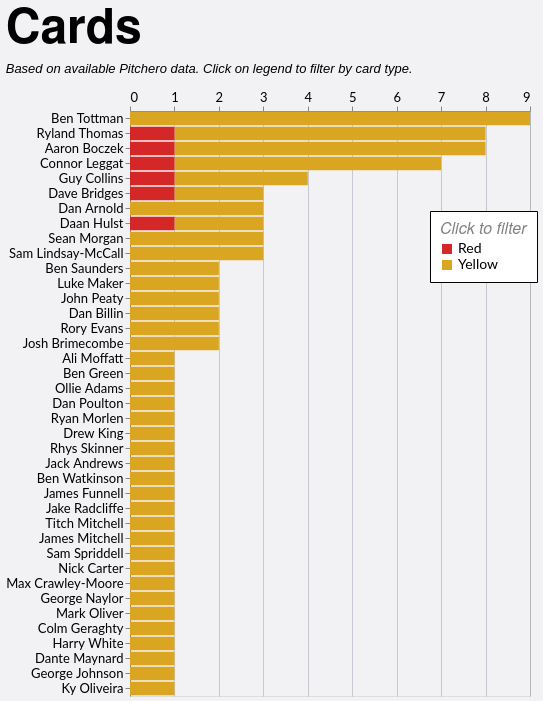

Specify this chart in Vega-Lite:
### Vega-Lite specification from a JSON file in a GitHub repository (floating-point values rounded to 4 significant figures)
{"config": {"axis": {"labelFont": "Lato, sans-serif", "titleFont": "PT Sans Narrow, Helvetica Neue, Helvetica, Arial, sans-serif", "labelFontSize": 13, "titleFontSize": 24, "gridColor": "#202947", "gridOpacity": 0.2}, "header": {"labelFont": "PT Sans Narrow, Helvetica Neue, Helvetica, Arial, sans-serif", "titleFont": "PT Sans Narrow, Helvetica Neue, Helvetica, Arial, sans-serif", "labelFontSize": 24, "titleFontSize": 28, "labelFontWeight": "bold", "orient": "left"}, "legend": {"labelFont": "Lato, sans-serif", "titleFont": "PT Sans Narrow, Helvetica Neue, Helvetica, Arial, sans-serif", "labelFontSize": 14, "titleFontSize": 16, "titlePadding": 5, "fillColor": "white", "strokeColor": "black", "padding": 10, "titleFontWeight": "lighter", "titleFontStyle": "italic", "titleColor": "gray", "offset": 10}, "title": {"font": "PT Sans Narrow, Helvetica Neue, Helvetica, Arial, sans-serif", "fontSize": 48, "fontWeight": "bold", "anchor": "start", "align": "center", "titlePadding": 20, "subtitlePadding": 10, "subtitleFontSize": 13, "subtitleColor": "", "subtitleFontStyle": "italic", "offset": 15, "color": "black"}, "axisX": {"labelAngle": 0}, "facet": {"title": null, "header": null, "align": {"row": "each", "column": "each"}}, "resolve": {"scale": {"y": "independent", "facet": "independent"}}, "background": "#f2f1f4"}, "data": {"name": "data-6cf9548247d4d657df05c4b80632004f"}, "mark": {"type": "bar"}, "encoding": {"color": {"field": "event", "legend": {"legendX": 300, "legendY": 100, "orient": "none", "title": "Click to filter"}, "scale": {"domain": ["Red", "Yellow"], "range": ["#d62728", "goldenrod"]}, "type": "nominal"}, "tooltip": [{"field": "player", "title": "Player", "type": "nominal"}, {"field": "event", "title": "Card Type", "type": "nominal"}, {"aggregate": "sum", "field": "count", "title": "Cards", "type": "quantitative"}, {"aggregate": "sum", "field": "A", "title": "Games", "type": "quantitative"}], "x": {"aggregate": "sum", "axis": {"format": "d", "orient": "top", "title": null}, "field": "count", "type": "quantitative"}, "y": {"field": "player", "sort": "-x", "title": null, "type": "nominal"}}, "height": {"step": 15}, "title": {"text": "Cards", "subtitle": "Based on available Pitchero data. Click on legend to filter by card type."}, "width": 400, "$schema": "https://vega.github.io/schema/vega-lite/v5.20.1.json", "datasets": {"data-6cf9548247d4d657df05c4b80632004f": [{"player": "Ali Moffatt", "season": "2025/26", "squad": "1st", "player_join": "A Moffatt", "A": 4, "event": "Yellow", "count": 1}, {"player": "Ben Green", "season": "2024/25", "squad": "2nd", "player_join": "B Green", "A": 13, "event": "Yellow", "count": 1}, {"player": "Dave Bridges", "season": "2023/24", "squad": "1st", "player_join": "D Bridges", "A": 17, "event": "Yellow", "count": 1}, {"player": "Dave Bridges", "season": "2022/23", "squad": "1st", "player_join": "D Bridges", "A": 15, "event": "Yellow", "count": 1}, {"player": "Dave Bridges", "season": "2023/24", "squad": "1st", "player_join": "D Bridges", "A": 17, "event": "Red", "count": 1}, {"player": "Ollie Adams", "season": "2023/24", "squad": "2nd", "player_join": "O Adams", "A": 1, "event": "Yellow", "count": 1}, {"player": "Connor Leggat", "season": "2024/25", "squad": "1st", "player_join": "C Leggat", "A": 11, "event": "Yellow", "count": 3}, {"player": "Ryland Thomas", "season": "2022/23", "squad": "2nd", "player_join": "R Thomas", "A": 4, "event": "Yellow", "count": 1}, {"player": "Connor Leggat", "season": "2022/23", "squad": "1st", "player_join": "C Leggat", "A": 9, "event": "Yellow", "count": 1}, {"player": "Ryland Thomas", "season": "2024/25", "squad": "1st", "player_join": "R Thomas", "A": 18, "event": "Yellow", "count": 1}, {"player": "Connor Leggat", "season": "2019/20", "squad": "1st", "player_join": "C Leggat", "A": 11, "event": "Yellow", "count": 1}, {"player": "Ryland Thomas", "season": "2024/25", "squad": "1st", "player_join": "R Thomas", "A": 18, "event": "Red", "count": 1}, {"player": "Connor Leggat", "season": "2018/19", "squad": "1st", "player_join": "C Leggat", "A": 13, "event": "Yellow", "count": 1}, {"player": "Ryland Thomas", "season": "2023/24", "squad": "1st", "player_join": "R Thomas", "A": 25, "event": "Yellow", "count": 3}, {"player": "Connor Leggat", "season": "2022/23", "squad": "1st", "player_join": "C Leggat", "A": 9, "event": "Red", "count": 1}, {"player": "Ryland Thomas", "season": "2022/23", "squad": "1st", "player_join": "R Thomas", "A": 8, "event": "Yellow", "count": 2}, {"player": "Dan Poulton", "season": "2022/23", "squad": "1st", "player_join": "D Poulton", "A": 17, "event": "Yellow", "count": 1}, {"player": "Ryan Morlen", "season": "2024/25", "squad": "2nd", "player_join": "R Morlen", "A": 6, "event": "Yellow", "count": 1}, {"player": "Drew King", "season": "2019/20", "squad": "1st", "player_join": "D King", "A": 7, "event": "Yellow", "count": 1}, {"player": "Dan Arnold", "season": "2019/20", "squad": "1st", "player_join": "D Arnold", "A": 12, "event": "Yellow", "count": 2}, {"player": "Rhys Skinner", "season": "2024/25", "squad": "1st", "player_join": "R Skinner", "A": 4, "event": "Yellow", "count": 1}, {"player": "Dan Arnold", "season": "2017/18", "squad": "1st", "player_join": "D Arnold", "A": 15, "event": "Yellow", "count": 1}, {"player": "Jack Andrews", "season": "2023/24", "squad": "2nd", "player_join": "J Andrews", "A": 8, "event": "Yellow", "count": 1}, {"player": "Daan Hulst", "season": "2024/25", "squad": "2nd", "player_join": "D Hulst", "A": 4, "event": "Yellow", "count": 1}, {"player": "Daan Hulst", "season": "2023/24", "squad": "2nd", "player_join": "D Hulst", "A": 7, "event": "Yellow", "count": 1}, {"player": "Daan Hulst", "season": "2018/19", "squad": "1st", "player_join": "D Hulst", "A": 10, "event": "Red", "count": 1}, {"player": "Sean Morgan", "season": "2023/24", "squad": "1st", "player_join": "S Morgan", "A": 2, "event": "Yellow", "count": 1}, {"player": "Sean Morgan", "season": "2022/23", "squad": "1st", "player_join": "S Morgan", "A": 8, "event": "Yellow", "count": 1}, {"player": "Sean Morgan", "season": "2021/22", "squad": "1st", "player_join": "S Morgan", "A": 10, "event": "Yellow", "count": 1}, {"player": "Ben Saunders", "season": "2022/23", "squad": "1st", "player_join": "B Saunders", "A": 7, "event": "Yellow", "count": 1}, {"player": "Luke Maker", "season": "2024/25", "squad": "1st", "player_join": "L Maker", "A": 14, "event": "Yellow", "count": 1}, {"player": "Ben Saunders", "season": "2019/20", "squad": "1st", "player_join": "B Saunders", "A": 6, "event": "Yellow", "count": 1}, {"player": "Luke Maker", "season": "2023/24", "squad": "1st", "player_join": "L Maker", "A": 13, "event": "Yellow", "count": 1}, {"player": "Ben Watkinson", "season": "2023/24", "squad": "2nd", "player_join": "B Watkinson", "A": 11, "event": "Yellow", "count": 1}, {"player": "James Funnell", "season": "2021/22", "squad": "1st", "player_join": "J Funnell", "A": 12, "event": "Yellow", "count": 1}, {"player": "Jake Radcliffe", "season": "2023/24", "squad": "1st", "player_join": "J Radcliffe", "A": 18, "event": "Yellow", "count": 1}, {"player": "John Peaty", "season": "2025/26", "squad": "1st", "player_join": "J Peaty", "A": 6, "event": "Yellow", "count": 1}, {"player": "Titch Mitchell", "season": "2022/23", "squad": "1st", "player_join": "T Mitchell", "A": 2, "event": "Yellow", "count": 1}, {"player": "James Mitchell", "season": "2022/23", "squad": "1st", "player_join": "T Mitchell", "A": 2, "event": "Yellow", "count": 1}, {"player": "John Peaty", "season": "2023/24", "squad": "1st", "player_join": "J Peaty", "A": 13, "event": "Yellow", "count": 1}, {"player": "Sam Spriddell", "season": "2023/24", "squad": "1st", "player_join": "S Spriddell", "A": 11, "event": "Yellow", "count": 1}, {"player": "Dan Billin", "season": "2023/24", "squad": "1st", "player_join": "D Billin", "A": 20, "event": "Yellow", "count": 2}, {"player": "Nick Carter", "season": "2021/22", "squad": "1st", "player_join": "N Carter", "A": 4, "event": "Yellow", "count": 1}, {"player": "Rory Evans", "season": "2023/24", "squad": "2nd", "player_join": "R Evans", "A": 10, "event": "Yellow", "count": 1}, {"player": "Aaron Boczek", "season": "2024/25", "squad": "2nd", "player_join": "A Boczek", "A": 3, "event": "Yellow", "count": 2}, {"player": "Rory Evans", "season": "2021/22", "squad": "2nd", "player_join": "R Evans", "A": 15, "event": "Yellow", "count": 1}, {"player": "Aaron Boczek", "season": "2025/26", "squad": "1st", "player_join": "A Boczek", "A": 7, "event": "Yellow", "count": 2}, {"player": "Aaron Boczek", "season": "2024/25", "squad": "1st", "player_join": "A Boczek", "A": 4, "event": "Yellow", "count": 1}, {"player": "Aaron Boczek", "season": "2024/25", "squad": "1st", "player_join": "A Boczek", "A": 4, "event": "Red", "count": 1}, {"player": "Aaron Boczek", "season": "2023/24", "squad": "1st", "player_join": "A Boczek", "A": 21, "event": "Yellow", "count": 2}, {"player": "Ben Tottman", "season": "2025/26", "squad": "1st", "player_join": "B Tottman", "A": 5, "event": "Yellow", "count": 1}, {"player": "Max Crawley-Moore", "season": "2023/24", "squad": "1st", "player_join": "M Crawley-Moore", "A": 16, "event": "Yellow", "count": 1}, {"player": "George Naylor", "season": "2024/25", "squad": "2nd", "player_join": "G Naylor", "A": 10, "event": "Yellow", "count": 1}, {"player": "Ben Tottman", "season": "2024/25", "squad": "1st", "player_join": "B Tottman", "A": 19, "event": "Yellow", "count": 3}, {"player": "Ben Tottman", "season": "2023/24", "squad": "1st", "player_join": "B Tottman", "A": 25, "event": "Yellow", "count": 2}, {"player": "Ben Tottman", "season": "2022/23", "squad": "1st", "player_join": "B Tottman", "A": 19, "event": "Yellow", "count": 2}, {"player": "Ben Tottman", "season": "2019/20", "squad": "1st", "player_join": "B Tottman", "A": 12, "event": "Yellow", "count": 1}, {"player": "Guy Collins", "season": "2024/25", "squad": "1st", "player_join": "G Collins", "A": 20, "event": "Yellow", "count": 2}, {"player": "Mark Oliver", "season": "2023/24", "squad": "1st", "player_join": "M Oliver", "A": 5, "event": "Yellow", "count": 1}, {"player": "Colm Geraghty", "season": "2023/24", "squad": "1st", "player_join": "C Geraghty", "A": 7, "event": "Yellow", "count": 1}, {"player": "Harry White", "season": "2023/24", "squad": "1st", "player_join": "H White", "A": 7, "event": "Yellow", "count": 1}, {"player": "Dante Maynard", "season": "2024/25", "squad": "1st", "player_join": "D Maynard", "A": 1, "event": "Yellow", "count": 1}, {"player": "Guy Collins", "season": "2024/25", "squad": "1st", "player_join": "G Collins", "A": 20, "event": "Red", "count": 1}, {"player": "Guy Collins", "season": "2022/23", "squad": "1st", "player_join": "G Collins", "A": 17, "event": "Yellow", "count": 1}, {"player": "Josh Brimecombe", "season": "2021/22", "squad": "2nd", "player_join": "J Brimecombe", "A": 6, "event": "Yellow", "count": 1}, {"player": "Sam Lindsay-McCall", "season": "2023/24", "squad": "1st", "player_join": "S Lindsay", "A": 22, "event": "Yellow", "count": 1}, {"player": "George Johnson", "season": "2022/23", "squad": "1st", "player_join": "G Johnson", "A": 17, "event": "Yellow", "count": 1}, {"player": "Ky Oliveira", "season": "2022/23", "squad": "2nd", "player_join": "K Oliveira", "A": 2, "event": "Yellow", "count": 1}, {"player": "Josh Brimecombe", "season": "2024/25", "squad": "1st", "player_join": "J Brimecombe", "A": 19, "event": "Yellow", "count": 1}, {"player": "Sam Lindsay-McCall", "season": "2021/22", "squad": "1st", "player_join": "S Lindsay", "A": 13, "event": "Yellow", "count": 2}]}}
